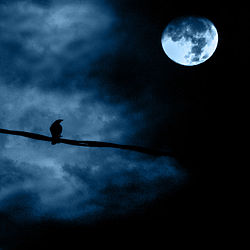
#> input picture PDI/materiales/ecualizacion/1.jpg, 250 x 250 px, given in place of 1.jpeg, which was not available
$ python iniciandoOpencv.py
#> lines starting #> are read from the running program, lines starting #| are printed output that depends on the picture
# -*- coding: utf-8 -*-
"""
Created on Thu Feb  1 00:52:51 2024

@author: jvazquez
"""


import cv2 ## importamos la libreria opencv

##Utilizando el comando imread de opencv, leeremos la imagen 1.jpeg y la guardaremos en la variable img
img = cv2.imread("1.jpeg")
#> img is the input picture: shape (250, 250, 3); mean B, G, R 56.6, 39.5, 18.2
if img is None:
    print("Error: No se pudo cargar la imagen")
else:
    ## Utilizando el comando imshow de opencv, mostraremos la imagen en una ventana llamada ventana1
    cv2.imshow("ventana1", img)
    ##Controla el timepo de muestreo de la señal de entrada por teclado
    cv2.waitKey()
    ## destruye o cierra las ventanas creadas por opencv
    cv2.destroyAllWindows()
    ##Guardamos la imagen contenida en la variable img en el archivo imagenGuardada1.jpeg
    cv2.imwrite("imagenGuardada1.jpeg", img)

# [34 lines of commented-out code are left out]


img = cv2.imread("1.jpeg")
img2 = cv2.imread("1.jpeg",0)
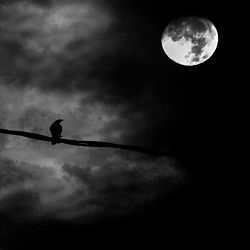
#> img2: shape (250, 250); min 0, max 255, mean 34.9


#cv2.namedWindow("ventana", cv2.WINDOW_NORMAL)## Esta propiedad nos permite redimensionar la ventana

#cv2.namedWindow("ventana", cv2.WINDOW_AUTOSIZE)

#cv2.namedWindow("ventana", cv2.WND_PROP_FULLSCREEN) ## Aplicamos la propiedad full screen a la ventana


cv2.imshow("ventana", img) ## Mostramos la imagen en la ventana "ventana", es redimensionable pero no cambia su escala


while True:

    key = cv2.waitKey()
#> (key Esc is pressed here)

    if key == ord("4"):
        cv2.imshow("ventana", img)
    elif key == ord("6"):
        cv2.imshow("ventana", img2)
    else:
        break

cv2.destroyAllWindows()

$ run again, with PDI/materiales/ecualizacion/tsukuba_L.png saved as PDI/materiales/ecualizacion/1.jpg
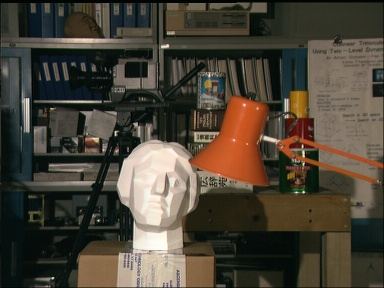
#> input picture PDI/materiales/ecualizacion/tsukuba_L.png, 384 x 288 px, given in place of 1.jpeg, which was not available
#> img is the input picture: shape (288, 384, 3); mean B, G, R 55.3, 67.6, 74.7
#> `img2 = cv2.imread("1.jpeg",0)`:
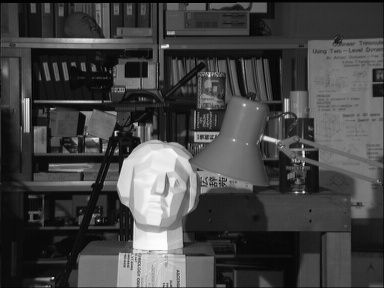
#> img2: shape (288, 384); min 0, max 255, mean 68.3
